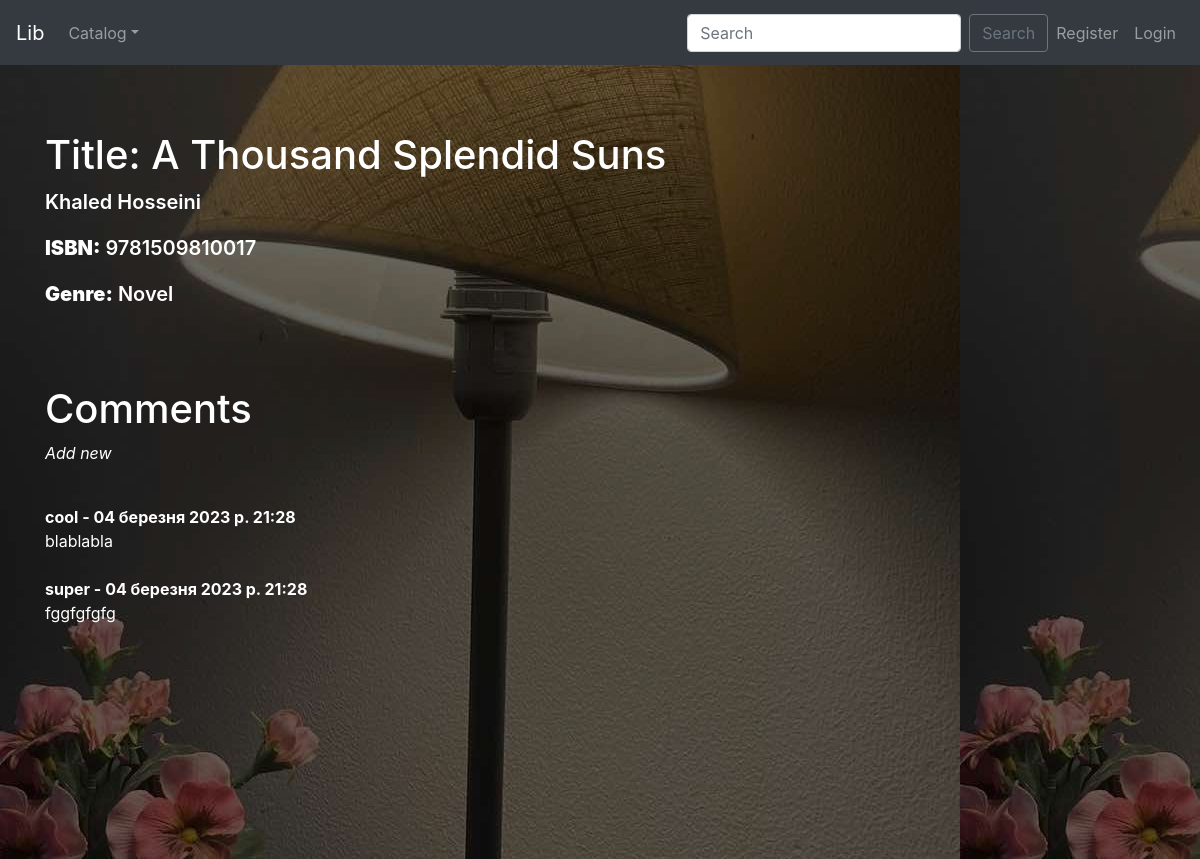
/lab1p/book/1/, run on an earlier commit of the app's database.
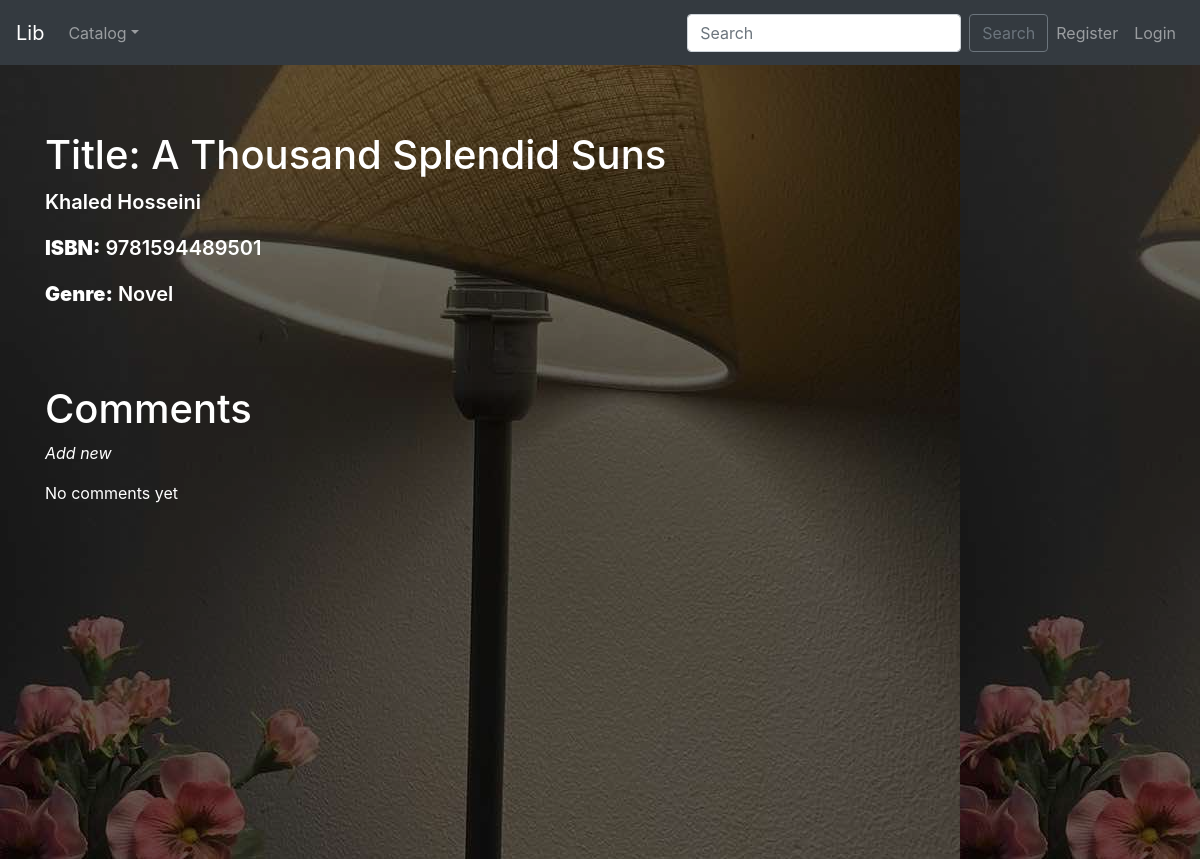
And on a later commit of the database.
### lab1p/models.py (models this page shows, shortened)
class Book(models.Model):
    title = models.CharField(max_length=50, blank=False)
    author = models.ForeignKey(Author, on_delete=models.CASCADE, related_name='auth_books')
    isbn = models.CharField('ISBN', max_length=13, unique=True, validators=[validate_isbn])
    genre = models.ManyToManyField(Genre, related_name='books', blank=True)
    Information = models.TextField(blank=True, max_length=1000, default='No info')
    collections = models.ManyToManyField(Collection, blank=True, related_name='books_for_collection')
    class Meta:
        unique_together = ("title", "author")

class Comment(models.Model):
    book = models.ForeignKey(Book, on_delete=models.CASCADE, related_name='comments')
    user = models.ForeignKey(User, on_delete=models.CASCADE, null=True)
    name = models.CharField(max_length=255)
    text = models.TextField(max_length=255)
    date_added = models.DateTimeField(auto_now_add=True)

class Author(models.Model):
    Name = models.CharField(max_length=30, blank=False)
    Surname = models.CharField(max_length=30, blank=False)
    Bio = models.CharField(max_length=200, default='No bio', blank=True)
    def __str__(self):
        return f'{self.Name} {self.Surname}'
    class Meta:
        unique_together = ("Name", "Surname")
        ordering = ['Name', 'Surname']

class Genre(models.Model):
    Name = models.CharField(max_length=30, unique=True)
    def __str__(self):
        return self.Name
    ''' ---- COMMENTED DISPLAY - if works - delete
    def display_genre(self):
        return ', '.join(genre.name for genre in self.genre.all()[:3])
    '''

### lab1p/views.py (the view)
# urls.py: path('book/<int:pk>/', views.BookDetailView.as_view(), name='book-detail'),
class BookDetailView(generic.DetailView):
    model = Book

### templatetags/languages_helpers.py (called while the page is built)
@register.filter
def get_language_info_list_ex(request):
    data = []
    def get_language_info(language):
        if len(language[0]) > 1:
            return translation.get_language_info(language[0])
        else:
            return translation.get_language_info(str(language))
    flag_map = {
        'en': 'gb',
        'uk': 'ua',
    }
    current_language = translation.get_language()
    for language in settings.LANGUAGES:
        info = get_language_info(language)
        code = info['code']
        info['is_current'] = (code == current_language)
        info['flag'] = flag.flag(flag_map.get(code, code))
        data.append(info)
    return data

### templates/lab1p/book_detail.html (shortened to what this page needs)
{% extends "templates/navbar.html" %}
{% load static %}
{% load i18n %}
{% block head %}
    <link rel="stylesheet" href="{% static 'css/style.css' %}">
{% endblock %}
{% block body %}
    <div id="intro_profile" class="bg-image shadow-2-strong" style="padding-top: 2.42%">
        <div class="mask" style="background-color: rgba(0, 0, 0, 0.6);">
            <div class="container d-flex align-items-start justify-content-start text-start h-100">
              <div class="text-white">
                  <br><br><br>
                    <div class="t208__text t-text t-text_sm" field="text" style="color:#ffffff;font-size:20px;font-weight:600;">
                          <h1>{% trans "Title" %}: {{ book.title }}</h1>
                          <p><a href="{% url 'author_detail' book.author.pk %}"  style="color:white">{{ book.author }}</a></p>
                          <p><strong>ISBN:</strong> {{ book.isbn }}</p>
                          <p><strong>{% trans "Genre" %}:</strong> {{ book.genre.all|join:", " }}</p>
                          <br><br/>
                    </div>
                    <h1 style="color: white">{% trans "Comments" %}</h1>
                    <i><p><a href="{% url 'add-comment' book.pk %}" style="color: white">{% trans "Add new" %}</a></p></i>
                    {% if not book.comments.all %}
                        {% trans "No comments yet" %}
                        <br>
                    {% else %}
                        <br>
                        {% for comment in book.comments.all %}
                            <strong>{{ comment.name }} - {{ comment.date_added }} </strong>
                            <br>
                            {{ comment.text }}
                            <br>
                            <br>
                        {% endfor %}
                    {% endif %}
              </div>
            </div>
        </div>
    </div>
{% endblock %}

What changed in the data, as far as the page shows it:
removed Comment: name "cool", date_added "04 березня 2023 р. 21:28", text "blablabla"
removed Comment: name "super", date_added "04 березня 2023 р. 21:28", text "fggfgfgfg"
changed Book "A Thousand Splendid Suns": isbn "9781509810017" → "9781594489501"
Also different on the page:
text now shown: "No comments yet"
